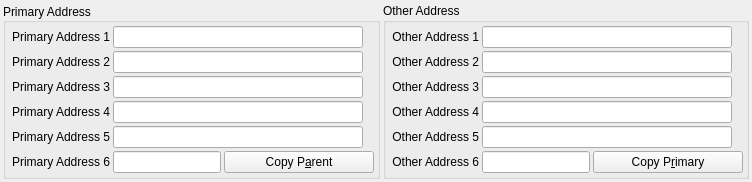
     <widget class="QWidget" name="tab_2">
      <attribute name="title">
       <string>Address</string>
      </attribute>
      <layout class="QGridLayout" name="gridLayout_7">
       <property name="leftMargin">
        <number>3</number>
       </property>
       <property name="topMargin">
        <number>3</number>
       </property>
       <property name="rightMargin">
        <number>3</number>
       </property>
       <property name="bottomMargin">
        <number>3</number>
       </property>
       <property name="spacing">
        <number>3</number>
       </property>
       <item row="0" column="0">
        <widget class="QGroupBox" name="gbPrimaryAddress">
         <property name="title">
          <string>Primary Address</string>
         </property>
         <property name="alignment">
          <set>Qt::AlignLeading|Qt::AlignLeft|Qt::AlignVCenter</set>
         </property>
         <layout class="QGridLayout" name="gridLayout">
          <property name="leftMargin">
           <number>6</number>
          </property>
          <property name="topMargin">
           <number>3</number>
          </property>
          <property name="rightMargin">
           <number>3</number>
          </property>
          <property name="bottomMargin">
           <number>3</number>
          </property>
          <property name="spacing">
           <number>3</number>
          </property>
          <item row="0" column="0">
           <widget class="QLabel" name="lblPrimaryAddress1">
            <property name="text">
             <string>Primary Address 1</string>
            </property>
            <property name="alignment">
             <set>Qt::AlignRight|Qt::AlignTrailing|Qt::AlignVCenter</set>
            </property>
           </widget>
          </item>
          <item row="0" column="1">
           <widget class="QLineEdit" name="lePrimaryAddress1">
            <property name="sizePolicy">
             <sizepolicy hsizetype="Expanding" vsizetype="Fixed">
              <horstretch>1</horstretch>
              <verstretch>0</verstretch>
             </sizepolicy>
            </property>
            <property name="minimumSize">
             <size>
              <width>150</width>
              <height>0</height>
             </size>
            </property>
            <property name="maximumSize">
             <size>
              <width>250</width>
              <height>16777215</height>
             </size>
            </property>
           </widget>
          </item>
          <item row="1" column="0">
           <widget class="QLabel" name="lblPostAddress2">
            <property name="text">
             <string>Primary Address 2</string>
            </property>
            <property name="alignment">
             <set>Qt::AlignRight|Qt::AlignTrailing|Qt::AlignVCenter</set>
            </property>
           </widget>
          </item>
          <item row="1" column="1">
           <widget class="QLineEdit" name="lePrimaryAddress2">
            <property name="sizePolicy">
             <sizepolicy hsizetype="Expanding" vsizetype="Fixed">
              <horstretch>1</horstretch>
              <verstretch>0</verstretch>
             </sizepolicy>
            </property>
            <property name="minimumSize">
             <size>
              <width>150</width>
              <height>0</height>
             </size>
            </property>
            <property name="maximumSize">
             <size>
              <width>250</width>
              <height>16777215</height>
             </size>
            </property>
           </widget>
          </item>
          <item row="2" column="0">
           <widget class="QLabel" name="lblPostaddress3">
            <property name="text">
             <string>Primary Address 3</string>
            </property>
            <property name="alignment">
             <set>Qt::AlignRight|Qt::AlignTrailing|Qt::AlignVCenter</set>
            </property>
           </widget>
          </item>
          <item row="2" column="1">
           <widget class="QLineEdit" name="lePrimaryAddress3">
            <property name="sizePolicy">
             <sizepolicy hsizetype="Expanding" vsizetype="Fixed">
              <horstretch>1</horstretch>
              <verstretch>0</verstretch>
             </sizepolicy>
            </property>
            <property name="minimumSize">
             <size>
              <width>150</width>
              <height>0</height>
             </size>
            </property>
            <property name="maximumSize">
             <size>
              <width>250</width>
              <height>16777215</height>
             </size>
            </property>
           </widget>
          </item>
          <item row="3" column="0">
           <widget class="QLabel" name="lblPostAddress4">
            <property name="text">
             <string>Primary Address 4</string>
            </property>
            <property name="alignment">
             <set>Qt::AlignRight|Qt::AlignTrailing|Qt::AlignVCenter</set>
            </property>
           </widget>
          </item>
          <item row="3" column="1">
           <widget class="QLineEdit" name="lePrimaryAddress4">
            <property name="sizePolicy">
             <sizepolicy hsizetype="Expanding" vsizetype="Fixed">
              <horstretch>1</horstretch>
              <verstretch>0</verstretch>
             </sizepolicy>
            </property>
            <property name="minimumSize">
             <size>
              <width>150</width>
              <height>0</height>
             </size>
            </property>
            <property name="maximumSize">
             <size>
              <width>250</width>
              <height>16777215</height>
             </size>
            </property>
           </widget>
          </item>
          <item row="4" column="0">
           <widget class="QLabel" name="lblPostAddress5">
            <property name="text">
             <string>Primary Address 5</string>
            </property>
            <property name="alignment">
             <set>Qt::AlignRight|Qt::AlignTrailing|Qt::AlignVCenter</set>
            </property>
           </widget>
          </item>
          <item row="4" column="1">
           <widget class="QLineEdit" name="lePrimaryAddress5">
            <property name="sizePolicy">
             <sizepolicy hsizetype="Expanding" vsizetype="Fixed">
              <horstretch>1</horstretch>
              <verstretch>0</verstretch>
             </sizepolicy>
            </property>
            <property name="minimumSize">
             <size>
              <width>150</width>
              <height>0</height>
             </size>
            </property>
            <property name="maximumSize">
             <size>
              <width>250</width>
              <height>16777215</height>
             </size>
            </property>
           </widget>
          </item>
          <item row="5" column="0">
           <widget class="QLabel" name="lblPostAddress6">
            <property name="text">
             <string>Primary Address 6</string>
            </property>
            <property name="alignment">
             <set>Qt::AlignRight|Qt::AlignTrailing|Qt::AlignVCenter</set>
            </property>
           </widget>
          </item>
          <item row="5" column="1">
           <layout class="QHBoxLayout" name="horizontalLayout_3">
            <property name="spacing">
             <number>3</number>
            </property>
            <item>
             <widget class="QLineEdit" name="lePrimaryAddress6">
              <property name="sizePolicy">
               <sizepolicy hsizetype="Expanding" vsizetype="Fixed">
                <horstretch>1</horstretch>
                <verstretch>0</verstretch>
               </sizepolicy>
              </property>
              <property name="minimumSize">
               <size>
                <width>50</width>
                <height>0</height>
               </size>
              </property>
              <property name="maximumSize">
               <size>
                <width>150</width>
                <height>16777215</height>
               </size>
              </property>
             </widget>
            </item>
            <item>
             <widget class="QPushButton" name="pbCopyParent">
              <property name="sizePolicy">
               <sizepolicy hsizetype="Preferred" vsizetype="Fixed">
                <horstretch>0</horstretch>
                <verstretch>0</verstretch>
               </sizepolicy>
              </property>
              <property name="minimumSize">
               <size>
                <width>150</width>
                <height>0</height>
               </size>
              </property>
              <property name="maximumSize">
               <size>
                <width>150</width>
                <height>16777215</height>
               </size>
              </property>
              <property name="text">
               <string>Copy P&amp;arent</string>
              </property>
             </widget>
            </item>
           </layout>
          </item>
         </layout>
        </widget>
       </item>
       <item row="0" column="1">
        <widget class="QGroupBox" name="gbAltAddress">
         <property name="title">
          <string>Other Address</string>
         </property>
         <layout class="QGridLayout" name="gridLayout_2">
          <property name="leftMargin">
           <number>6</number>
          </property>
          <property name="topMargin">
           <number>3</number>
          </property>
          <property name="rightMargin">
           <number>3</number>
          </property>
          <property name="bottomMargin">
           <number>3</number>
          </property>
          <property name="spacing">
           <number>3</number>
          </property>
          <item row="0" column="0">
           <widget class="QLabel" name="lblStreetAddress1">
            <property name="text">
             <string>Other Address 1</string>
            </property>
            <property name="alignment">
             <set>Qt::AlignRight|Qt::AlignTrailing|Qt::AlignVCenter</set>
            </property>
           </widget>
          </item>
          <item row="0" column="1">
           <widget class="QLineEdit" name="leOtherAddress1">
            <property name="minimumSize">
             <size>
              <width>150</width>
              <height>0</height>
             </size>
            </property>
            <property name="maximumSize">
             <size>
              <width>250</width>
              <height>16777215</height>
             </size>
            </property>
           </widget>
          </item>
          <item row="1" column="0">
           <widget class="QLabel" name="lblStreetAddress2">
            <property name="text">
             <string>Other Address 2</string>
            </property>
            <property name="alignment">
             <set>Qt::AlignRight|Qt::AlignTrailing|Qt::AlignVCenter</set>
            </property>
           </widget>
          </item>
          <item row="1" column="1">
           <widget class="QLineEdit" name="leOtherAddress2">
            <property name="minimumSize">
             <size>
              <width>150</width>
              <height>0</height>
             </size>
            </property>
            <property name="maximumSize">
             <size>
              <width>250</width>
              <height>16777215</height>
             </size>
            </property>
           </widget>
          </item>
          <item row="2" column="0">
           <widget class="QLabel" name="lblStreetAddress3">
            <property name="text">
             <string>Other Address 3</string>
            </property>
            <property name="alignment">
             <set>Qt::AlignRight|Qt::AlignTrailing|Qt::AlignVCenter</set>
            </property>
           </widget>
          </item>
          <item row="2" column="1">
           <widget class="QLineEdit" name="leOtherAddress3">
            <property name="minimumSize">
             <size>
              <width>150</width>
              <height>0</height>
             </size>
            </property>
            <property name="maximumSize">
             <size>
              <width>250</width>
              <height>16777215</height>
             </size>
            </property>
           </widget>
          </item>
          <item row="3" column="0">
           <widget class="QLabel" name="lblStreetAddress4">
            <property name="text">
             <string>Other Address 4</string>
            </property>
            <property name="alignment">
             <set>Qt::AlignRight|Qt::AlignTrailing|Qt::AlignVCenter</set>
            </property>
           </widget>
          </item>
          <item row="3" column="1">
           <widget class="QLineEdit" name="leOtherAddress4">
            <property name="minimumSize">
             <size>
              <width>150</width>
              <height>0</height>
             </size>
            </property>
            <property name="maximumSize">
             <size>
              <width>250</width>
              <height>16777215</height>
             </size>
            </property>
           </widget>
          </item>
          <item row="4" column="0">
           <widget class="QLabel" name="lblStreetAddress5">
            <property name="text">
             <string>Other Address 5</string>
            </property>
            <property name="alignment">
             <set>Qt::AlignRight|Qt::AlignTrailing|Qt::AlignVCenter</set>
            </property>
           </widget>
          </item>
          <item row="4" column="1">
           <widget class="QLineEdit" name="leOtherAddress5">
            <property name="minimumSize">
             <size>
              <width>150</width>
              <height>0</height>
             </size>
            </property>
            <property name="maximumSize">
             <size>
              <width>250</width>
              <height>16777215</height>
             </size>
            </property>
           </widget>
          </item>
          <item row="5" column="0">
           <widget class="QLabel" name="lblStreetAddress6">
            <property name="text">
             <string>Other Address 6</string>
            </property>
            <property name="alignment">
             <set>Qt::AlignRight|Qt::AlignTrailing|Qt::AlignVCenter</set>
            </property>
           </widget>
          </item>
          <item row="5" column="1">
           <layout class="QHBoxLayout" name="horizontalLayout">
            <property name="spacing">
             <number>3</number>
            </property>
            <item>
             <widget class="QLineEdit" name="leOtherAddress6">
              <property name="minimumSize">
               <size>
                <width>50</width>
                <height>0</height>
               </size>
              </property>
              <property name="maximumSize">
               <size>
                <width>150</width>
                <height>16777215</height>
               </size>
              </property>
             </widget>
            </item>
            <item>
             <widget class="QPushButton" name="pbCopyPrimaryAddress">
              <property name="sizePolicy">
               <sizepolicy hsizetype="Preferred" vsizetype="Fixed">
                <horstretch>0</horstretch>
                <verstretch>0</verstretch>
               </sizepolicy>
              </property>
              <property name="minimumSize">
               <size>
                <width>150</width>
                <height>0</height>
               </size>
              </property>
              <property name="maximumSize">
               <size>
                <width>150</width>
                <height>16777215</height>
               </size>
              </property>
              <property name="text">
               <string>Copy P&amp;rimary</string>
              </property>
             </widget>
            </item>
           </layout>
          </item>
         </layout>
        </widget>
       </item>
      </layout>
     </widget>
